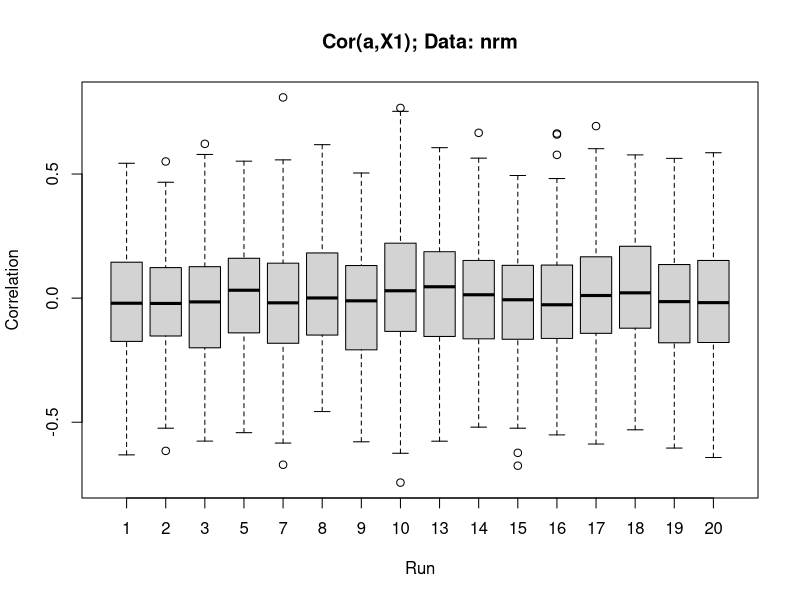
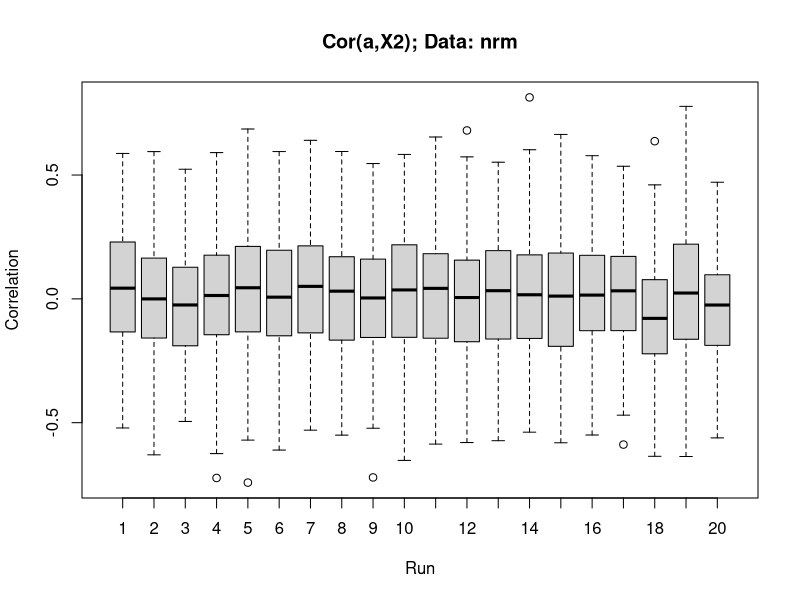
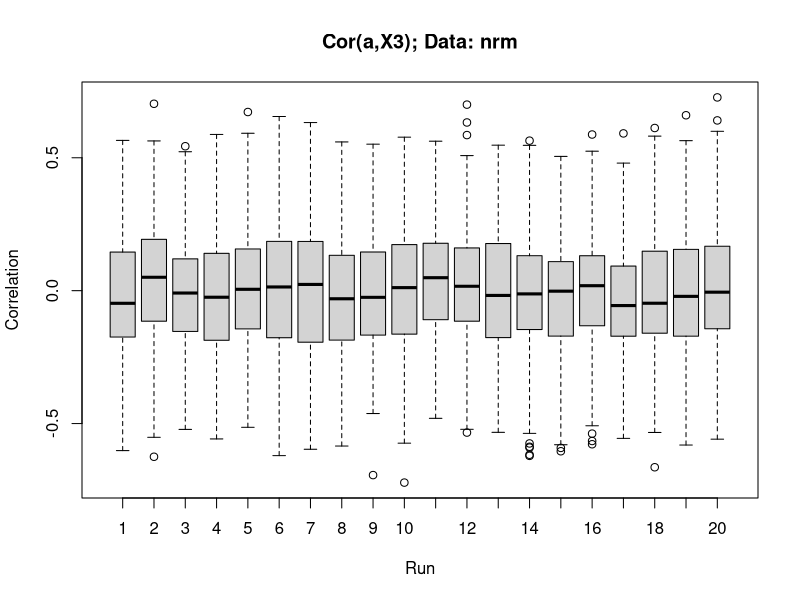
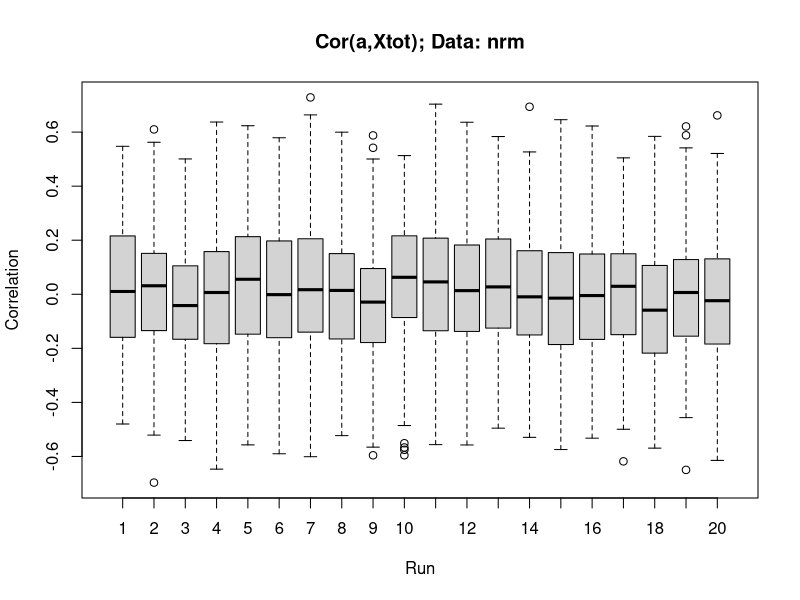
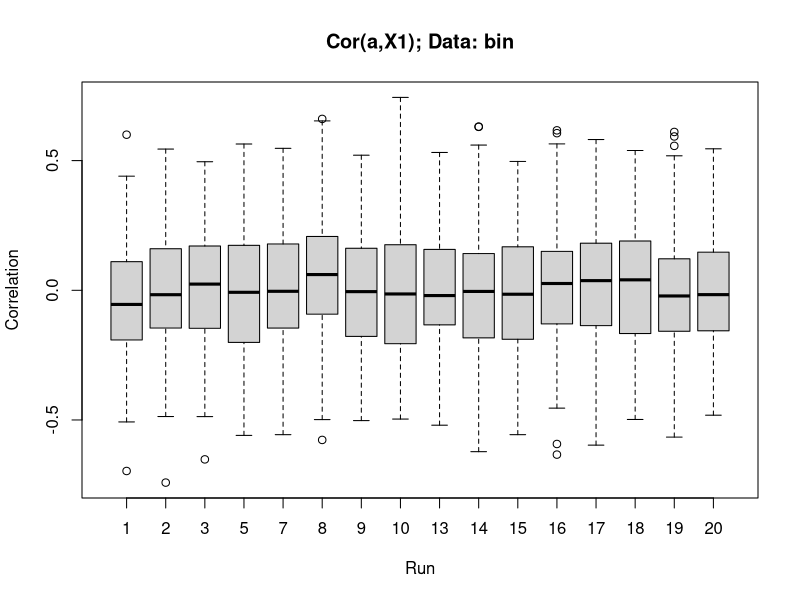
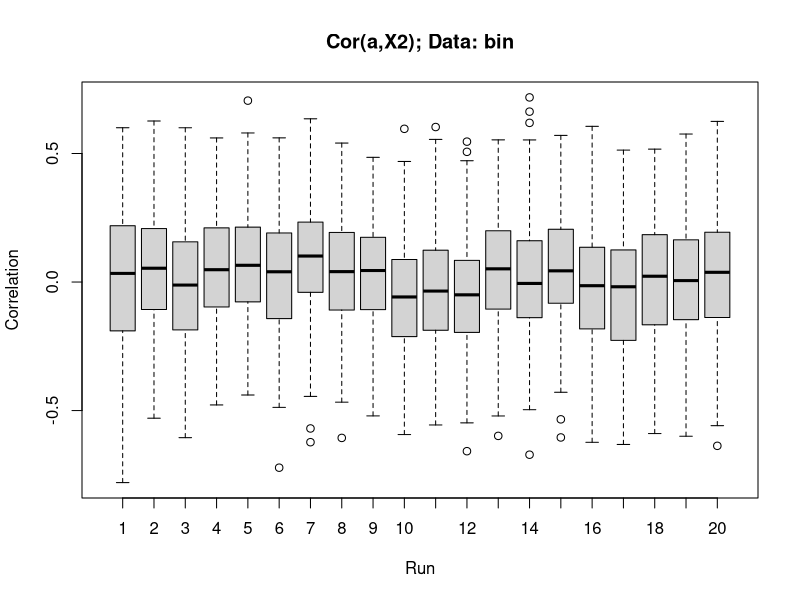
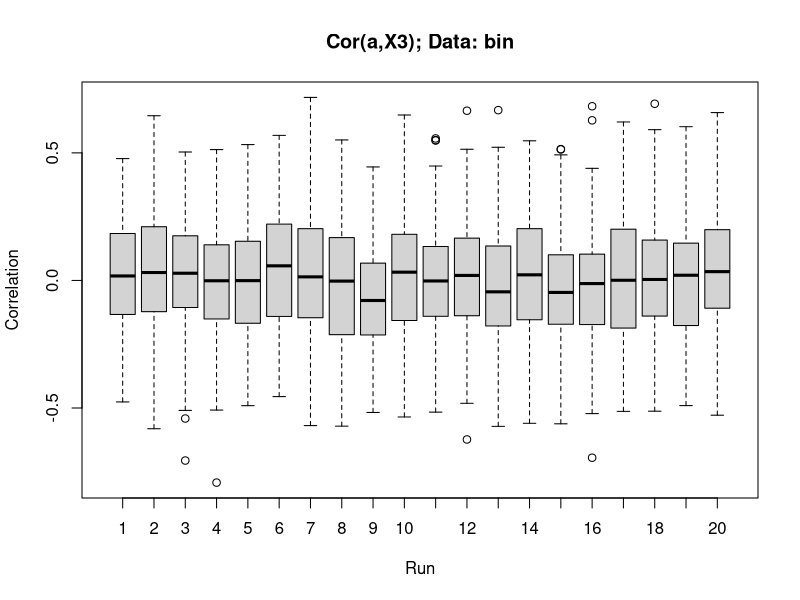
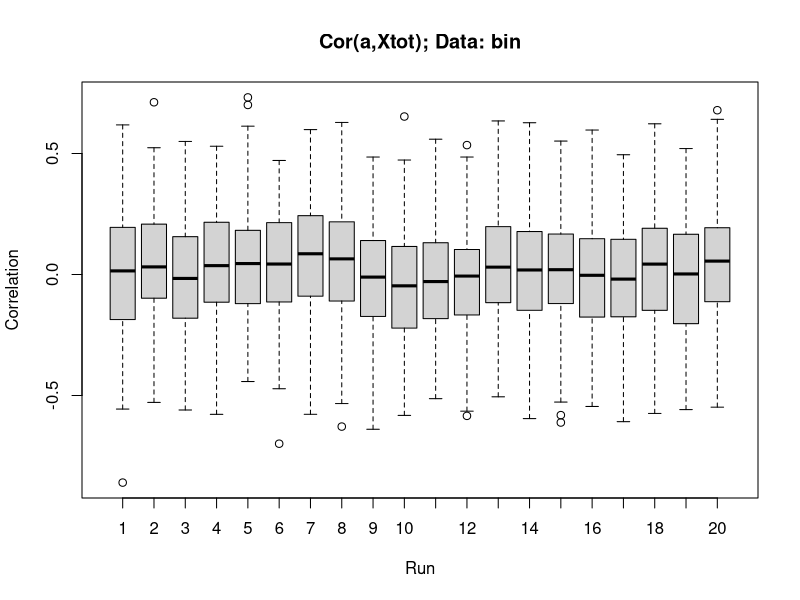

These figures' R source, in order:
setwd("C:\\Users\\ianmt\\Documents\\Git\\latentspace\\Results")

results <- read.csv("Correlation_Between_RowEffects_and_Covariates.csv")

pdf(file="Correlation_between_a_and_X_rowonly.pdf",width=8.5,height=5.5)

for (dattype in c("nrm","bin")) {
  residx <- (results[,"model"] == dattype)
  boxplot(X1cor~Run, data=results[residx,], 
          main=paste("Cor(a,X1); Data:",dattype), xlab="Run", ylab="Correlation")
  boxplot(X2cor~Run, data=results[residx,], 
          main=paste("Cor(a,X2); Data:",dattype), xlab="Run", ylab="Correlation")
  boxplot(X3cor~Run, data=results[residx,], 
          main=paste("Cor(a,X3); Data:",dattype), xlab="Run", ylab="Correlation")
  boxplot(Xtotcor~Run, data=results[residx,], 
          main=paste("Cor(a,Xtot); Data:",dattype), xlab="Run", ylab="Correlation")
}

dev.off()
